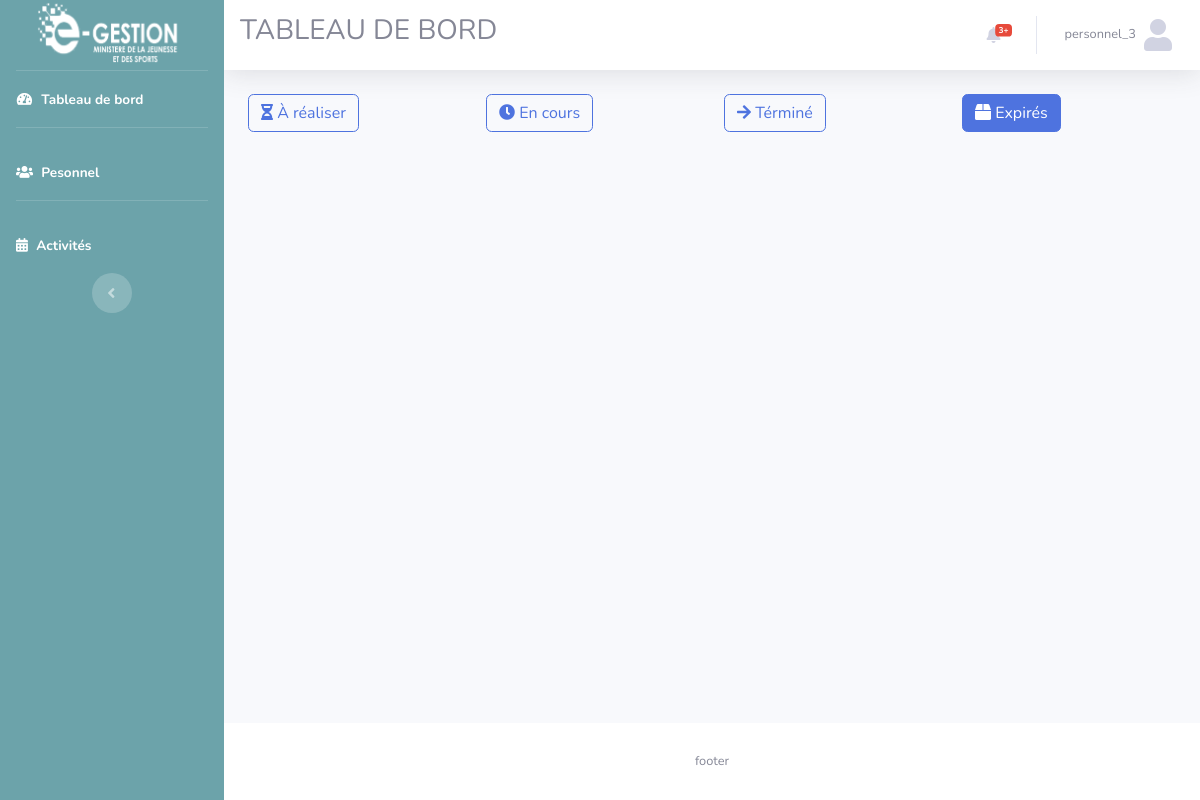
Page /vue/index.php?act=EX (signed in) on the earlier database version.
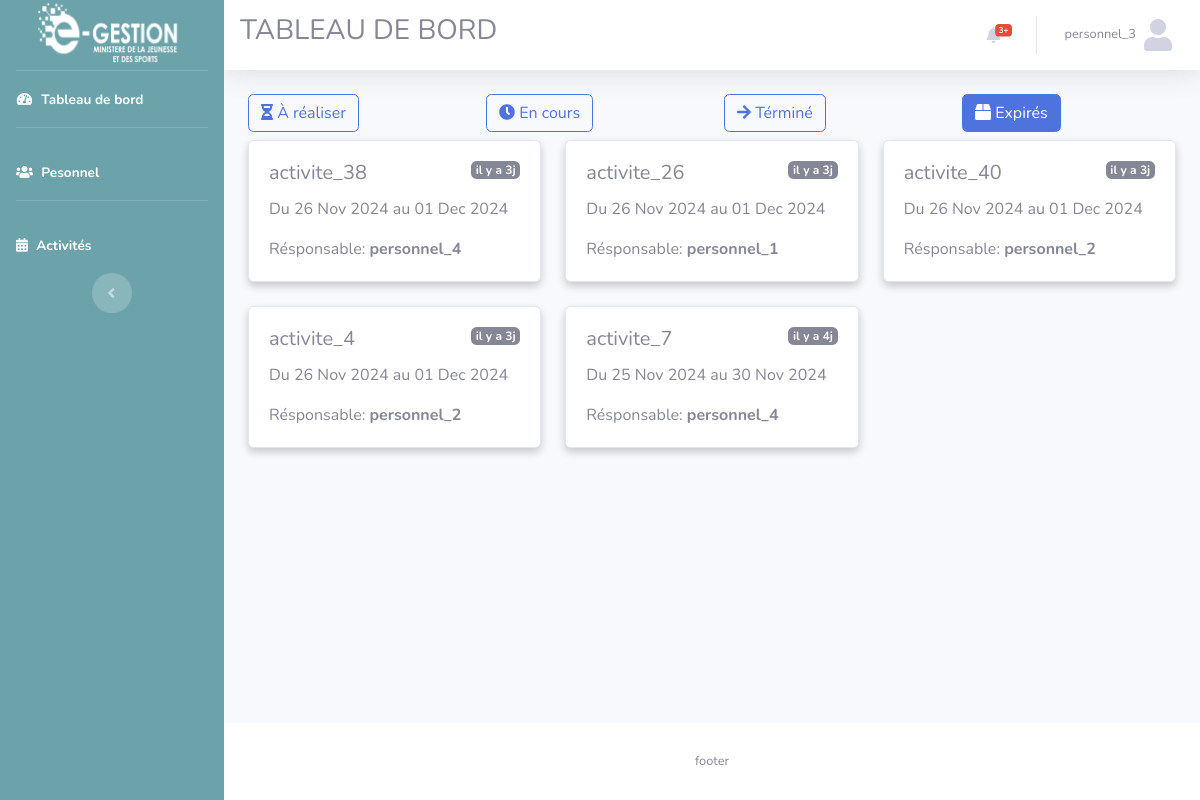
Same page on the later database version.
### tables this page shows
CREATE TABLE `personnel` (
  `id_p` int(11) NOT NULL,
  `nom_p` varchar(255) NOT NULL,
  `id_login` int(11) DEFAULT NULL,
  `service` int(11) NOT NULL,
  `mail` varchar(255) NOT NULL
);

CREATE TABLE `activite` (
  `id_a` int(11) NOT NULL,
  `description` varchar(255) NOT NULL,
  `id_resp` int(11) NOT NULL,
  `date_d` date NOT NULL,
  `date_f` date NOT NULL,
  `expired` tinyint(1) NOT NULL DEFAULT 0
);

### model/fonction.php (called while the page is built, shortened)
<?php
function get_tache_expired(){
    $expired = true;
    $sql = "SELECT id_a, DATE_FORMAT(activite.date_d,'%d %b %Y') AS date_d, DATE_FORMAT(activite.date_f,'%d %b %Y') AS date_f, personnel.nom_p, activite.description FROM activite
    INNER JOIN personnel ON personnel.id_p = activite.id_resp
    WHERE activite.date_f < CURDATE() AND expired = ? ORDER BY activite.date_f DESC ";
    $req = $GLOBALS['connexion']->prepare($sql);
    $req->execute(array($expired));
    return $req->fetchAll();
}
function get_utilisateur($id=null){
    if (!empty($id)) {
          $sql = "SELECT id_l, nom_utilisateur, password, personnel.mail FROM login  INNER JOIN personnel ON personnel.id_login = login.id_l WHERE id_l = ?";
          $req = $GLOBALS['connexion']->prepare($sql);
          $req->execute(array($id));
          return $req->fetch(PDO::FETCH_ASSOC);
      }
}

### vue/index.php (the view, shortened to what this page needs)
<?php
$title_head = 'TABLEAU DE BORD';
include_once 'header.php';
$act = isset($_GET['act']) ? $_GET['act'] : 'FN';
?>
<div class="row my-2">
    <div class="col-md-6 col-lg-3">
        <a href="index.php?act=AF" class="btn btn-outline-primary <?= $act == 'AF' ? 'active' : '' ?>"><i class="fas fa-hourglass-half"></i> À réaliser</a>
    </div>
    <div class="col-md-6 col-lg-3">
        <a href="index.php?act=EC" class="btn btn-outline-primary <?= $act == 'EC' ? 'active' : '' ?>"><i class="fas fa-clock"></i> En cours</a>
    </div>
    <div class="col-md-6 col-lg-3">
        <a href="index.php?act=FN" class="btn btn-outline-primary <?= $act == 'FN' ? 'active' : '' ?>"><i class="fas fa-arrow-right"></i> Términé</a>
    </div>
    <div class="col-md-6 col-lg-3">
        <a href="index.php?act=EX" class="btn btn-outline-primary <?= $act == 'EX' ? 'active' : '' ?>"><i class="fas fa-box"></i> Expirés</a>
    </div>
</div>
<?php
if ($act == 'AF'):
?>
<div class="row">
      <?php
      $a_faire = get_tache_a_faire();
      if (!empty($a_faire) && is_array($a_faire)):
      foreach ($a_faire as $value):
            $date_d = new DateTime($value['date_d']);
            $date_sys = new DateTime(date('Y-m-d'));
            $reste = $date_sys->diff($date_d);
      ?>
      <div class="col-md-4">
            <div class="card mb-4">
                  <div class="card-body">
                        <span class="badge badge-secondary" style="float:right;">j-<?= $reste->days ?></span>
                        <h5 class="card-title"><?= $value['description'] ?></h5>
                        <p class="card-text">Du <?= $value['date_d'] ?> au <?= $value['date_f'] ?></p>
                        <p class="card-text">Résponsable: <b><?= $value['nom_p'] ?></b></p>
                  </div>
            </div>
      </div>
      <?php endforeach; endif; ?>
</div>
<?php
else:
?>
<div class="row">
      <?php
      $fini = get_tache_expired();
      if (!empty($fini) && is_array($fini)):
      foreach ($fini as $value):
            $date_f = new DateTime($value['date_f']);
            $date_sys = new DateTime(date('Y-m-d'));
            $reste = $date_sys->diff($date_f);
      ?>
      <div class="col-md-4">
            <div class="card mb-4">
                  <div class="card-body">
                        <span class="badge badge-<?= $reste->days == 1 ? 'danger' : 'secondary' ?>" style="float:right;">
                              <?= $reste->days == 1 ? 'hier' : 'il y a ' . $reste->days . 'j' ?>
                        </span>
                        <h5 class="card-title"><?= $value['description'] ?></h5>
                        <p class="card-text">Du <?= $value['date_d'] ?> au <?= $value['date_f'] ?></p>
                        <p class="card-text">Résponsable: <b><?= $value['nom_p'] ?></b></p>
                  </div>
            </div>
      </div>
      <?php endforeach; endif; ?>
</div>
<?php endif; ?>
<?php include_once 'footer.php'; ?>

### vue/header.php (shortened to what this page needs)
<?php
include_once '../model/fonction.php';
$user = get_utilisateur($_SESSION['utilisateur']);
?>
<!DOCTYPE html>
<html lang="fr">
<head>
    <link href="../public/vendor/fontawesome-free/css/all.min.css" rel="stylesheet" type="text/css">
    <link href="../public/css/sb-admin-2.min.css" rel="stylesheet">
     <link href="../public/vendor/datatables/dataTables.bootstrap4.css" rel="stylesheet">
     <link href="../public/vendor/datatables/dataTables.bootstrap4.min.css" rel="stylesheet">
</head>
<body id="page-top">
    <div id="wrapper">
        <ul class="navbar-nav sidebar sidebar-dark accordion" id="accordionSidebar" style="background-color: #6ca3aa;">
            <a class="sidebar-brand d-flex align-items-center justify-content-center" href="index.php">
                <img src="../public/images/Logo.png" alt="logo E-Gestion" style="width: 150px;">
            </a>
            <hr class="sidebar-divider my-0">
            <li class="nav-item active">
                <a class="nav-link" href="index.php">
                    <i class="fas fa-fw fa-tachometer-alt"></i>
                    <span>Tableau de bord</span></a>
            </li>
            <hr class="sidebar-divider">
            <li class="nav-item active">
                <a class="nav-link" href="personnel.php">
                    <i class="fas fa-users"></i>
                    <span>Pesonnel</span></a>
            </li>
            <hr class="sidebar-divider">
            <li class="nav-item active">
                <a class="nav-link" href="activite.php?act=EC">
                    <i class="fas fa-calendar-alt"></i>
                    <span>Activités</span></a>
            </li>
            <div class="text-center d-none d-md-inline">
                <button class="rounded-circle border-0" id="sidebarToggle">
                </button>
            </div>
        </ul>
        <div id="content-wrapper" class="d-flex flex-column">
            <div id="content">
                <nav class="navbar navbar-expand navbar-light bg-white topbar mb-4 static-top shadow">
                    <h3 class="text-center">
                        <?=$title_head?>
                    </h3>
                    <ul class="navbar-nav ml-auto">
                        <li class="nav-item dropdown no-arrow mx-1">
                            <a class="nav-link dropdown-toggle" href="#" id="alertsDropdown" role="button"
                                data-toggle="dropdown" aria-haspopup="true" aria-expanded="false">
                                <i class="fas fa-bell fa-fw"></i>
                                <span class="badge badge-danger badge-counter">3+</span>
                            </a>
                        </li>
                        <li class="nav-item dropdown no-arrow">
                            <a class="nav-link dropdown-toggle" href="#" id="userDropdown" role="button"
                                data-toggle="dropdown" aria-haspopup="true" aria-expanded="false">
                                <span class="mr-2 d-none d-lg-inline text-gray-600 small"><?=$user['nom_utilisateur']?></span>
                                <i class="fas fa-user fa-2x"></i>
                            </a>
                        </li>
                    </ul>
                </nav>
                <div class="container-fluid">

### vue/footer.php (shortened to what this page needs)
</div>
            </div>
            <footer class="sticky-footer bg-white">
                <div class="container my-auto">
                    <div class="copyright text-center my-auto">
                        <span>footer</span>
                    </div>
                </div>
            </footer>
        </div>
    </div>
</body>
</html>

### vue/header.php (style rules this page uses)
.card { box-shadow: 0 4px 8px 0 rgba(0, 0, 0, 0.2); }

Differences in the rows shown:
added activite: description "activite_38", date_d "26 Nov 2024", date_f "01 Dec 2024", id_resp.nom_p "personnel_4"
added activite: description "activite_26", date_d "26 Nov 2024", date_f "01 Dec 2024", id_resp.nom_p "personnel_1"
added activite: description "activite_40", date_d "26 Nov 2024", date_f "01 Dec 2024", id_resp.nom_p "personnel_2"
added activite: description "activite_4", date_d "26 Nov 2024", date_f "01 Dec 2024", id_resp.nom_p "personnel_2"
added activite: description "activite_7", date_d "25 Nov 2024", date_f "30 Nov 2024", id_resp.nom_p "personnel_4"
